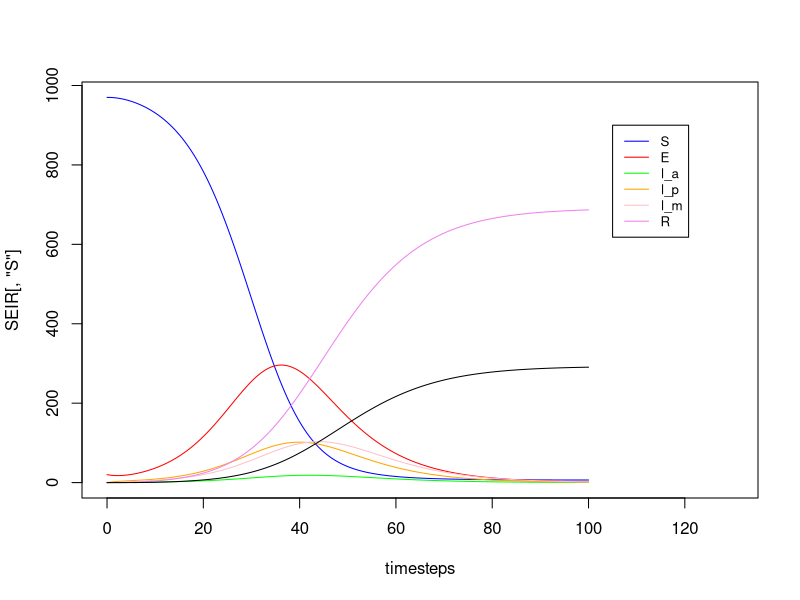

Here is the R script that generated this plot:
##Discrete time model
##covid testing

#matrix setup
#rows=discrete time
#columns=variables (disease compartments)

tstart=0
tend=100
timestep_reduction = 2
timesteps = seq(tstart, tend, 1/timestep_reduction)

variables = 14 
SEIR = array(dim = c(length(timesteps),variables))
colnames(SEIR) = c("S", "E", "I_a", "A_a","I_p", "A_p", "I_m", "A_m", "I_c", "A_c", "R", "R_a", "D", "D_a")

#initial population sizes
S0 = 970
E0 = 20
I_a0 = 0
I_p0 = 0
I_m0 =  0
I_c0 =  0
R0 = 0
D0 = 0
#ascertained compartments initial population sizes
A_a0 = 0
A_p0 = 0
A_m0 = 0
A_c0 = 0
R_a0 = 0
D_a0 = 0

SEIR[1,] = c(S0, E0, I_a0, A_a0, I_p0, A_p0, I_m0, A_m0, I_c0, A_c0, R0, R_a0, D0, D_a0 )


#####parameter values#####
# sigma = progression rates between infectious compartments 
#gamma = recovery rates
#psi = ascertainments rates
#mu = death rates

# time in I_P ~ 2 days
# time in I_M ~ 7 days
# time in I_C ~ 7 days
# 15% of E goes to I_A
# 10% of I_M goes to critical



#lambda =  #1 this is a function of time so appears in loop
beta = 1 / timestep_reduction
alpha = .1  #2,7 exposed to asymptomatic
m = 0.1     #2,7

sigma_p = 1/4   #3,11 presymptomatic to mild
sigma_m = 1/8    #4,12 mild to critical symptoms = 10% of I_M
gamma_m = 1/9  #5,10 mild to recovery 
gamma_c = 1/10  #6,13 critical to recovery
gamma_a = 1/7  #8,9 asymptomatic to recovered   
mu_c = 1/6   #20,14 critical to death

#####ascertainment parameters
r = 0
psi_p = 0#15
psi_m = 0#16
psi_c = 0 #17
psi_a = 0#19   

for(t_index in seq(2,nrow(SEIR))){
  N = sum(SEIR[t_index-1,])
  
  S = SEIR[t_index - 1, "S"]
  E = SEIR[t_index - 1, "E"]
  I_a = SEIR[t_index - 1, "I_a"]
  A_a = SEIR[t_index - 1, "A_a"]
  I_p = SEIR[t_index - 1, "I_p"]
  A_p = SEIR[t_index - 1, "A_p"]
  I_m = SEIR[t_index - 1, "I_m"]
  A_m = SEIR[t_index - 1, "A_m"]
  I_c = SEIR[t_index - 1, "I_c"]
  A_c = SEIR[t_index - 1, "A_c"]
  R = SEIR[t_index - 1, "R"]
  R_a = SEIR[t_index - 1, "R_a"]
  D = SEIR[t_index - 1, "D"]
  D_a = SEIR[t_index - 1, "D_a"]
  
  #lambda is a fucntion of time
  lambda = beta*(((I_a + I_p + I_m + I_c)+r*(A_a + A_p + A_m + A_c))/N)
  
  change_S = - lambda*S
  change_E = lambda*S - m*E
  change_I_a = (alpha*m)*E - (psi_a + gamma_a)*I_a
  change_A_a = psi_a*I_a - gamma_a*A_a
  change_I_p = ((1-alpha)*m)*E - (sigma_p + psi_p)*I_p
  change_A_p = psi_p*I_p - sigma_p*A_p
  change_I_m = sigma_p*I_p - (sigma_m + psi_m + gamma_m)*I_m
  change_A_m = sigma_p*A_p + psi_m*I_m - (sigma_m + gamma_m)*A_m
  change_I_c = sigma_m*I_m - (gamma_c + psi_c + mu_c)*I_c
  change_A_c = psi_c*I_c + sigma_m*A_m - (gamma_c + mu_c)*A_c
  change_R = gamma_a*I_a + gamma_m*I_m + gamma_c*I_c
  change_R_a = gamma_a * A_a + gamma_m*A_m + gamma_c*A_c
  change_D = mu_c*I_c
  change_D_a = mu_c*A_c
  
  rateofchange<-c(change_S, change_E, change_I_a, change_A_a, change_I_p, change_A_p, change_I_m,
                  change_A_m, change_I_c,change_A_c, change_R, change_R_a, change_D,change_D_a)
  
  for (i in seq(1,ncol(SEIR))){
    SEIR[t_index,i] = SEIR[t_index-1, i] + rateofchange[i]*1/timestep_reduction
  }
  
}


plot(timesteps, SEIR[, "S"], type = 'l', col = 'blue', ylim = c(min(SEIR), max(SEIR)), xlim=c(0,130))
lines(timesteps, SEIR[, "E"], col = 'red')
lines(timesteps, SEIR[, "I_a"], col = 'green')
lines(timesteps, SEIR[, "I_p"], col = 'orange')
lines(timesteps, SEIR[, "I_m"], col = 'pink' )
lines(timesteps, SEIR[, "R"], col = 'violet')
lines(timesteps, SEIR[, "D"])
legend(105, 900, legend=c("S", "E", "I_a", "I_p", "I_m" , "R"),
       col=c("blue", "red", "green", "orange", "pink", "violet"), lty=1, cex=0.8)

